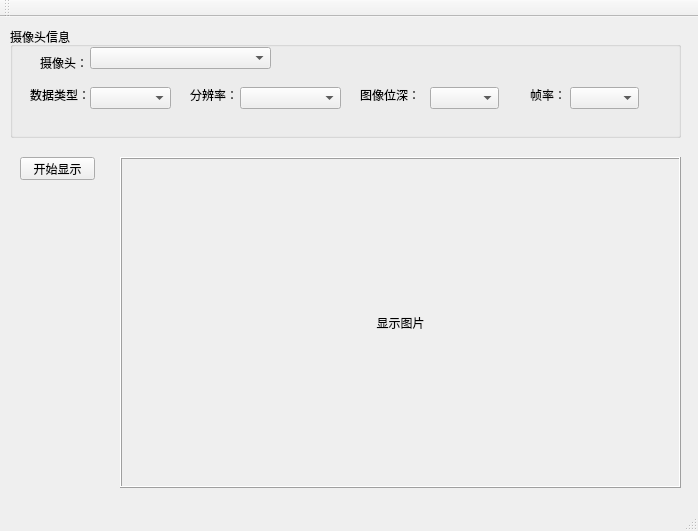
<?xml version="1.0" encoding="UTF-8"?>
<ui version="4.0">
 <class>CameraToolsClass</class>
 <widget class="QMainWindow" name="CameraToolsClass">
  <property name="geometry">
   <rect>
    <x>0</x>
    <y>0</y>
    <width>698</width>
    <height>531</height>
   </rect>
  </property>
  <property name="windowTitle">
   <string>CameraTools</string>
  </property>
  <widget class="QWidget" name="centralWidget">
   <widget class="QGroupBox" name="groupBox">
    <property name="geometry">
     <rect>
      <x>10</x>
      <y>10</y>
      <width>671</width>
      <height>111</height>
     </rect>
    </property>
    <property name="title">
     <string>摄像头信息</string>
    </property>
    <widget class="QComboBox" name="comboBox_Camera">
     <property name="geometry">
      <rect>
       <x>80</x>
       <y>20</y>
       <width>181</width>
       <height>22</height>
      </rect>
     </property>
    </widget>
    <widget class="QLabel" name="label">
     <property name="geometry">
      <rect>
       <x>30</x>
       <y>30</y>
       <width>54</width>
       <height>12</height>
      </rect>
     </property>
     <property name="text">
      <string>摄像头：</string>
     </property>
    </widget>
    <widget class="QLabel" name="label_2">
     <property name="geometry">
      <rect>
       <x>20</x>
       <y>60</y>
       <width>61</width>
       <height>16</height>
      </rect>
     </property>
     <property name="text">
      <string>数据类型：</string>
     </property>
    </widget>
    <widget class="QLabel" name="label_3">
     <property name="geometry">
      <rect>
       <x>180</x>
       <y>60</y>
       <width>51</width>
       <height>16</height>
      </rect>
     </property>
     <property name="text">
      <string>分辨率：</string>
     </property>
    </widget>
    <widget class="QLabel" name="label_4">
     <property name="geometry">
      <rect>
       <x>350</x>
       <y>60</y>
       <width>61</width>
       <height>16</height>
      </rect>
     </property>
     <property name="text">
      <string>图像位深：</string>
     </property>
    </widget>
    <widget class="QLabel" name="label_5">
     <property name="geometry">
      <rect>
       <x>520</x>
       <y>60</y>
       <width>31</width>
       <height>16</height>
      </rect>
     </property>
     <property name="text">
      <string>帧率：</string>
     </property>
    </widget>
    <widget class="QComboBox" name="comboBox_DataType">
     <property name="geometry">
      <rect>
       <x>80</x>
       <y>60</y>
       <width>81</width>
       <height>22</height>
      </rect>
     </property>
    </widget>
    <widget class="QComboBox" name="comboBox_DataResolution">
     <property name="geometry">
      <rect>
       <x>230</x>
       <y>60</y>
       <width>101</width>
       <height>22</height>
      </rect>
     </property>
    </widget>
    <widget class="QComboBox" name="comboBox_DataBit">
     <property name="geometry">
      <rect>
       <x>420</x>
       <y>60</y>
       <width>69</width>
       <height>22</height>
      </rect>
     </property>
    </widget>
    <widget class="QComboBox" name="comboBox_DataFps">
     <property name="geometry">
      <rect>
       <x>560</x>
       <y>60</y>
       <width>69</width>
       <height>22</height>
      </rect>
     </property>
    </widget>
   </widget>
   <widget class="QPushButton" name="pushButton_StartShow">
    <property name="geometry">
     <rect>
      <x>20</x>
      <y>140</y>
      <width>75</width>
      <height>23</height>
     </rect>
    </property>
    <property name="text">
     <string>开始显示</string>
    </property>
   </widget>
   <widget class="QLabel" name="label_show_picture">
    <property name="geometry">
     <rect>
      <x>120</x>
      <y>140</y>
      <width>561</width>
      <height>331</height>
     </rect>
    </property>
    <property name="autoFillBackground">
     <bool>false</bool>
    </property>
    <property name="frameShape">
     <enum>QFrame::Box</enum>
    </property>
    <property name="frameShadow">
     <enum>QFrame::Raised</enum>
    </property>
    <property name="text">
     <string>显示图片</string>
    </property>
    <property name="alignment">
     <set>Qt::AlignCenter</set>
    </property>
   </widget>
  </widget>
  <widget class="QMenuBar" name="menuBar">
   <property name="geometry">
    <rect>
     <x>0</x>
     <y>0</y>
     <width>698</width>
     <height>23</height>
    </rect>
   </property>
  </widget>
  <widget class="QToolBar" name="mainToolBar">
   <attribute name="toolBarArea">
    <enum>TopToolBarArea</enum>
   </attribute>
   <attribute name="toolBarBreak">
    <bool>false</bool>
   </attribute>
  </widget>
  <widget class="QStatusBar" name="statusBar"/>
 </widget>
 <layoutdefault spacing="6" margin="11"/>
 <resources>
  <include location="CameraTools.qrc"/>
 </resources>
 <connections>
  <connection>
   <sender>pushButton_StartShow</sender>
   <signal>clicked()</signal>
   <receiver>CameraToolsClass</receiver>
   <slot>button_startshow_click()</slot>
   <hints>
    <hint type="sourcelabel">
     <x>65</x>
     <y>274</y>
    </hint>
    <hint type="destinationlabel">
     <x>25</x>
     <y>316</y>
    </hint>
   </hints>
  </connection>
 </connections>
 <slots>
  <slot>button_startshow_click()</slot>
 </slots>
</ui>
